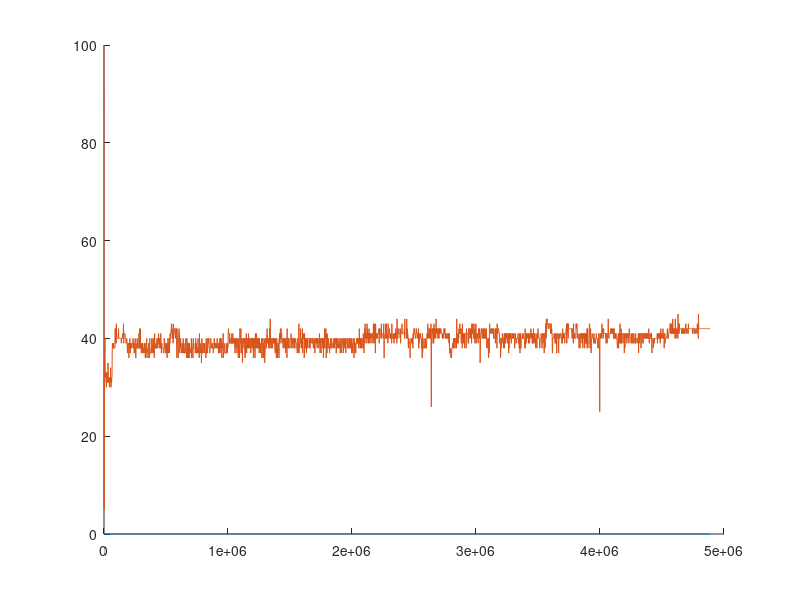

Source code (MATLAB):
clc;clear all;
hold on;
%%%%%%%%%%%%%%%%%%%%%%%%%%%%%%%%%%%%%%%%%%%%%%%%%%%%%%%%%%%%%%%%%%%
%Reading data from a file
%Note that time is in micro seconds and packetsize is in Bytes
%%%%%%%%%%%%%%%%%%%%%%%%%%%%%%%%%%%%%%%%%%%%%%%%%%%%%%%%%%%%%%%%%%%
[time_p, packetsize_p, backlog_t, tokens_t] = textread('bucket.txt', '%f %f %f %f');

%%%%%%%%%%%%%%%%%%%%%%%%%Exercise 1.2%%%%%%%%%%%%%%%%%%%%%%%%%%%%%%
%The following code will generate Plot 1; You generate Plot2 , Plot3.
%Hint1: For Plot2 and Plot3, you only need to change 'initial_p', the
%       initial time in microseconds, and 'ag_frame', the time period of
%       aggregation
%Hint2: After adding Plot2 and Plot3 to this part, you can use 'subplot(3,1,2);'
%       and 'subplot(3,1,3);' respectively to show 3 plots in the same figure.

%%%%%%%%%%%%%%%%%%%%%%%%%%%%%%%%%%%%%%%%%%%%%%%%%%%%%%%%%%%%%%%%%%%%%%%%%%
figure(1);
jj=1;
i=1;
initial_p= 0;
ag_time=1000000;
bytes_p=zeros(1,150);
while time_p(jj)<=initial_p
    jj=jj+1;
end
while i<=150
while ((time_p(jj)-initial_p)<=ag_time*i && jj<length(packetsize_p))
bytes_p(i)=bytes_p(i)+packetsize_p(jj);
jj=jj+1;
end
i=i+1;
end

bound = 3058;

i = 2;
cumulative_arrivals = zeros(1,bound);
cumulative_arrivals(1) = packetsize_p(1);
cumulative_time = zeros(1,bound);
cumulative_time(1) = 0;

while i <= bound
    cumulative_arrivals(i) = cumulative_arrivals(i-1) + packetsize_p(i);
    cumulative_time(i) = cumulative_time(i-1) + time_p(i)/1000000;
    i = i + 1;
end
subTime = cumulative_time(1:bound);
i = 1;
while i <= bound
   subTime(i) = subTime(i) * 1000000;
   i = i + 1;
end
%plot(subTime, cumulative_arrivals)
plot(subTime, backlog_t)
plot(subTime, tokens_t)
%%%%%%%%
%corr_func = autocorr(bytes_p);
%plot(corr_func);
%set(gca, 'XTick', x_spacing);
%set(gca, 'XTickLabels', x_spacing);
%%%%%%%%%%%%%%%%%%%%%%%%%%%%%%%%%%%%%%%%%%%%%%%%%%%%%%%%%%%%%%%%%%%%%%%
%Note: Run the same MATLAB code for Exercise 1.3 and 1.4 but change the
%second line of the code in order to read the files 'poisson2.data' and
%'poisson3.data' respectively.
%%%%%%%%%%%%%%%%%%%%%%%%%%%%%%%%%%%%%%%%%%%%%%%%%%%%%%%%%%%%%%%%%%%%%%%